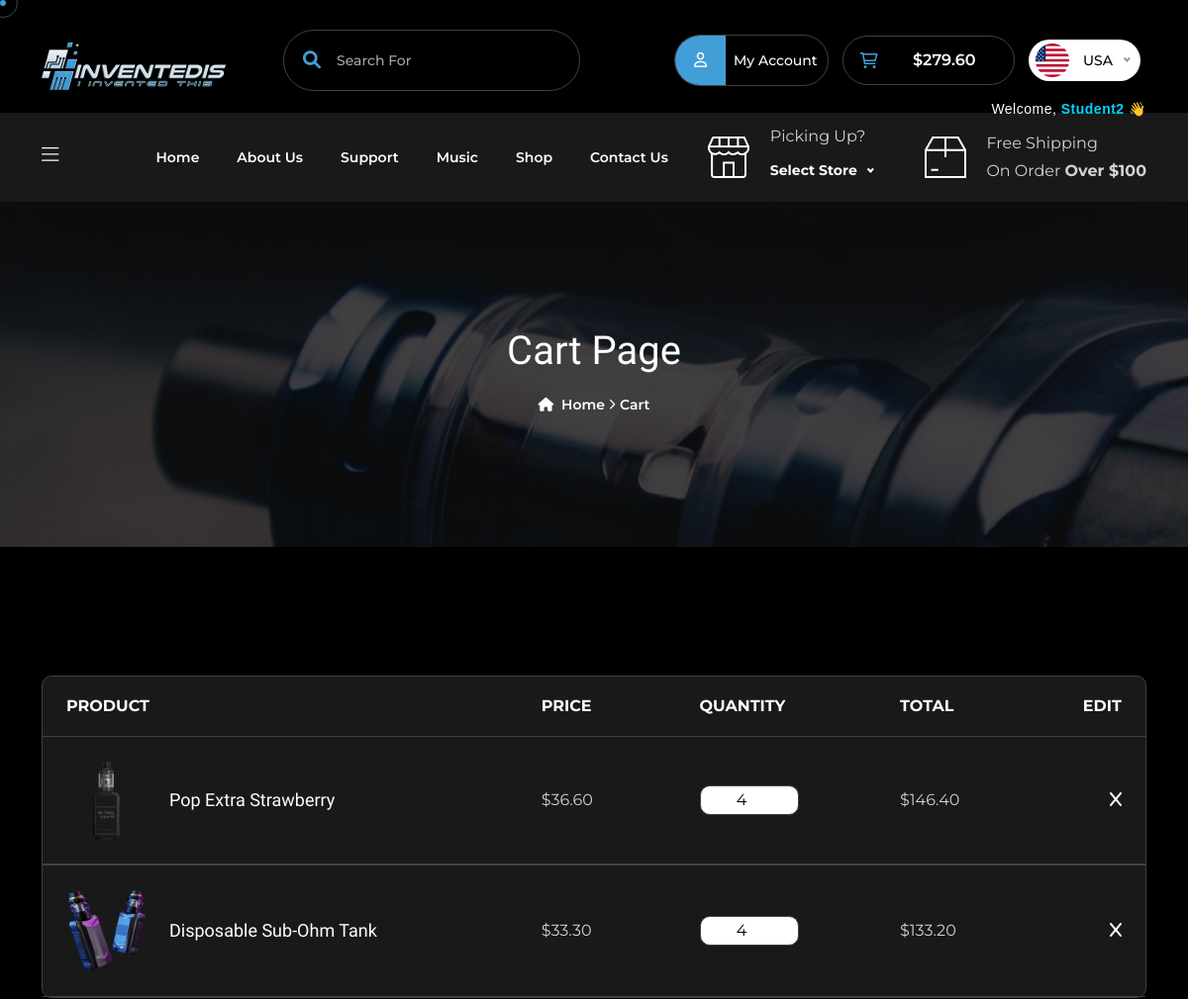
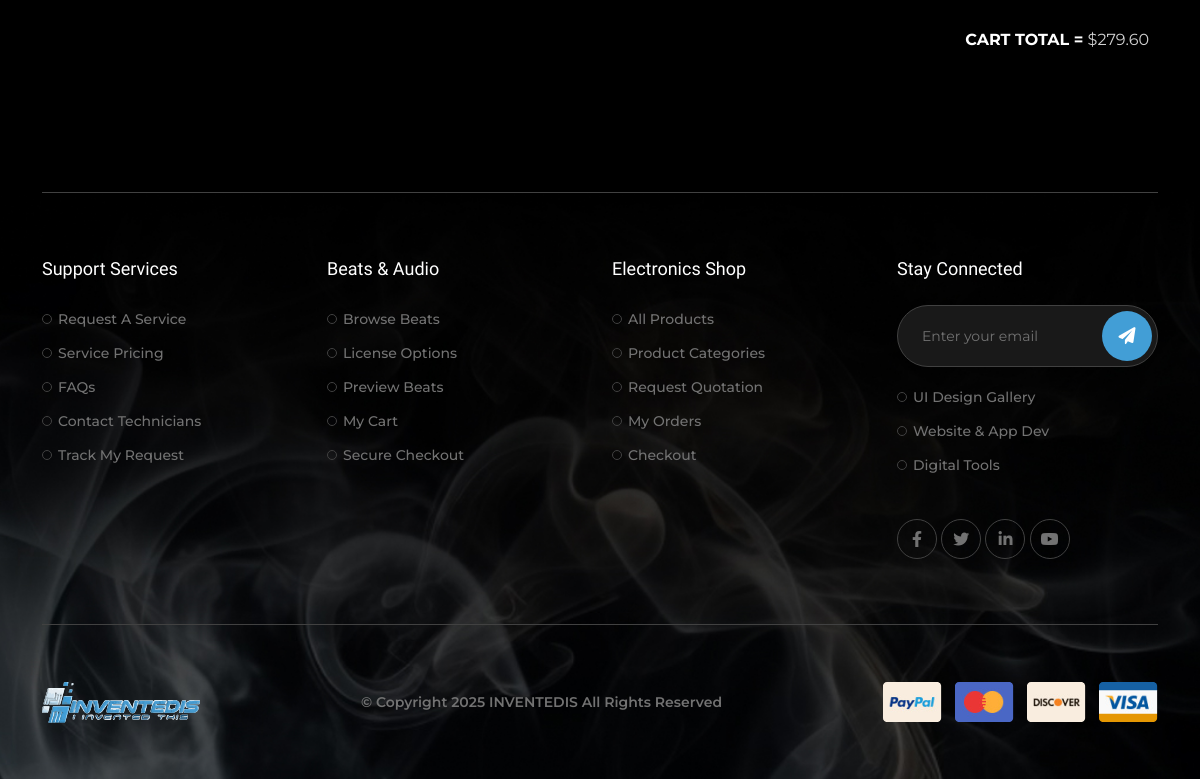
The app's page /?page=cart (signed in) with its own data (2 pictures, top to bottom).
### tables this page shows
CREATE TABLE `cart` (
  `id` int(11) NOT NULL,
  `user_id` int(11) NOT NULL,
  `item_id` int(11) NOT NULL,
  `quantity` int(11) DEFAULT 1,
  `added_at` timestamp NOT NULL DEFAULT current_timestamp()
);

CREATE TABLE `items` (
  `id` int(11) NOT NULL,
  `name` varchar(250) NOT NULL,
  `category` varchar(255) DEFAULT NULL,
  `tags` varchar(255) DEFAULT NULL,
  `old_price` varchar(200) NOT NULL,
  `new_price` varchar(200) NOT NULL,
  `image_front` varchar(200) NOT NULL,
  `image_back` varchar(200) NOT NULL,
  `product_description` varchar(1500) NOT NULL,
  `description` varchar(2000) NOT NULL,
  `shop_images` longtext NOT NULL CHECK (json_valid(`shop_images`))
);

### pages/cart.php (the view, shortened to what this page needs)
<?php
$user_id = $_SESSION['user_id'];
include('./routes/dbcon.php');
$query = "
    SELECT c.id AS cart_id, c.quantity, i.name, i.new_price, i.image_front
    FROM cart c
    JOIN items i ON c.item_id = i.id
    WHERE c.user_id = $user_id
";
$result = mysqli_query($conn, $query);
$total = 0;
include_once('includes/header.php');
?>
<main>
  <section class="page-banner bg-image pt-130 pb-130" data-background="assets/images/banner/inner-banner.jpg">
    <div class="container">
      <h2 class="wow fadeInUp mb-15" data-wow-duration="1.1s" data-wow-delay=".1s">Cart Page</h2>
      <div class="breadcrumb-list wow fadeInUp" data-wow-duration="1.3s" data-wow-delay=".3s">
        <a href="index.php" class="primary-hover"><i class="fa-solid fa-house me-1"></i> Home <i
            class="fa-regular text-white fa-angle-right"></i></a>
        <span>Cart</span>
      </div>
    </div>
  </section>
  <section class="cart-page pt-130 pb-130">
    <div class="container">
    <div class="shopping-cart radius-10 bor sub-bg">
  <div class="column-labels py-3 px-4 d-flex justify-content-between align-items-center fw-bold text-white text-uppercase">
      <label class="product-details">Product</label>
      <label class="product-price">Price</label>
      <label class="product-quantity">Quantity</label>
      <label class="product-line-price">Total</label>
      <label class="product-removal">Edit</label>
  </div>
  <div id="cart-table-body">
      <?php if (mysqli_num_rows($result) > 0): ?>
          <?php while ($row = mysqli_fetch_assoc($result)): ?>
              <?php $line_total = $row['new_price'] * $row['quantity']; $total += $line_total; ?>
              <div class="product p-4 bor-top bor-bottom d-flex justify-content-between align-items-center">
                  <div class="product-details d-flex align-items-center">
                      <img src="assets/images/product/<?php echo htmlspecialchars($row['image_front']); ?>" alt="image">
                      <h4 class="ps-4 text-capitalize"><?php echo htmlspecialchars($row['name']); ?></h4>
                  </div>
                  <div class="product-price">$<?php echo number_format($row['new_price'], 2); ?></div>
                  <div class="product-quantity">
                      <input type="number" value="<?php echo $row['quantity']; ?>" min="1"
                          onchange="updateQuantity(<?php echo $row['cart_id']; ?>, this.value)">
                  </div>
                  <div class="product-line-price">$<?php echo number_format($line_total, 2); ?></div>
                  <div class="product-removal">
                      <button class="remove-product" onclick="removeFromCart(<?php echo $row['cart_id']; ?>)">
                          <i class="fa-solid fa-x heading-color"></i>
                      </button>
                  </div>
              </div>
          <?php endwhile; ?>
      <?php else: ?>
          <p class="text-center py-5 text-white">🛒 Your cart is empty.</p>
      <?php endif; ?>
  </div>
  <div class="totals">
      <div class="totals-item theme-color float-end mt-20">
          <span class="fw-bold text-uppercase py-2">Cart Total =</span>
          <div class="totals-value d-inline py-2 pe-2" id="cart-total-amount">
              $<?php echo number_format($total, 2); ?>
          </div>
      </div>
  </div>
</div>
    </div>
  </section>
</main>
<?php include_once('includes/footer.php'); ?>
</body>
</html>

### records on screen
cart: item.image_front (picture), item.name "Pop Extra Strawberry", item.new_price "36.60", quantity "4", line_total "146.40"
cart: item.image_front (picture), item.name "Disposable Sub-Ohm Tank", item.new_price "33.30", quantity "4", line_total "133.20"

### other values on screen
$total_price "279.60"
$_SESSION['username'] "Student2"
$total "279.60"
